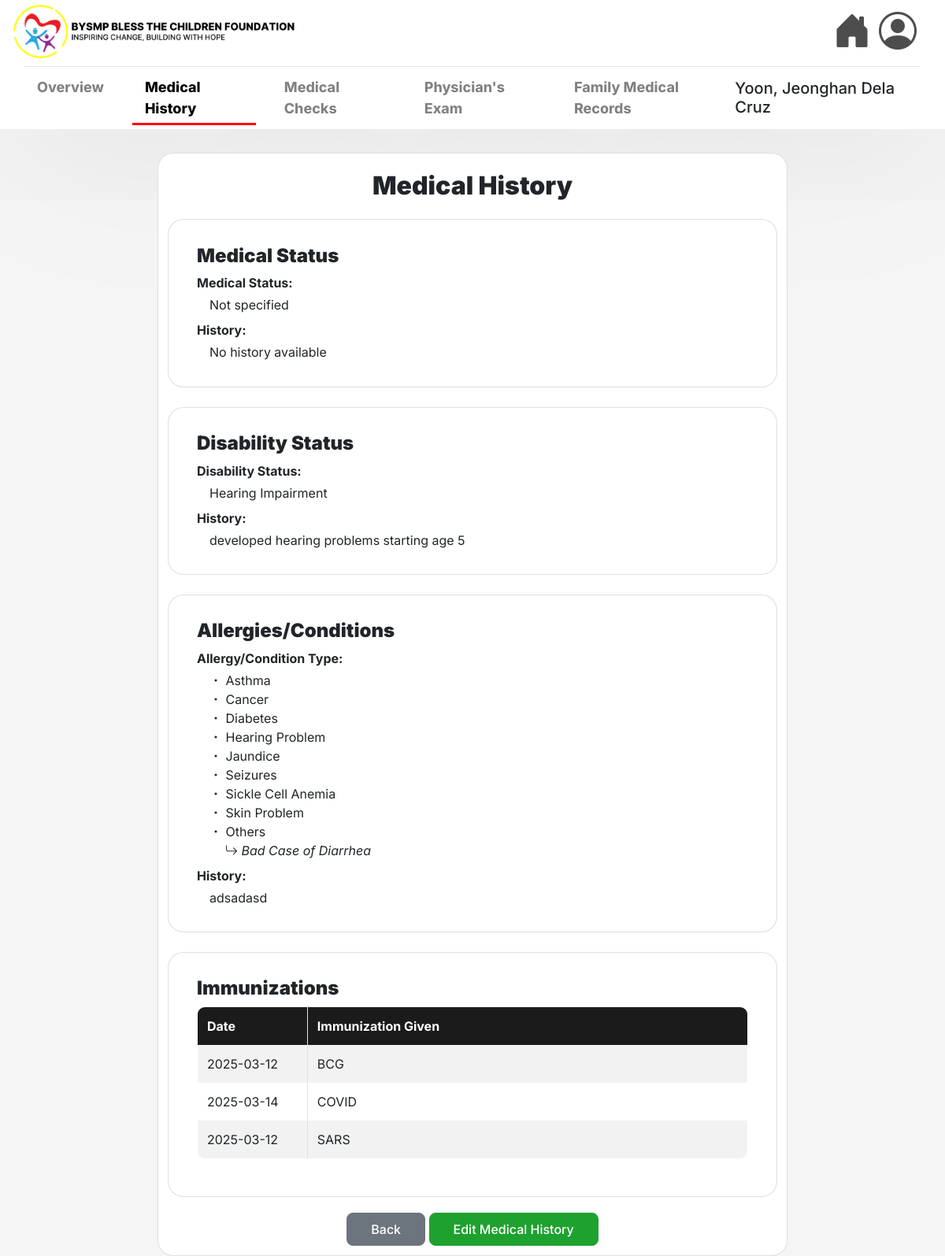
The page /medical-history/view/6/ on the database its author committed.
### msys42app/models.py (models this page shows, shortened)
class Child(models.Model):
    code = models.CharField(max_length=7, validators=[RegexValidator(regex=r'^[A-Za-z]{3}\d{4}$')], unique=True, null=False, blank=False)
    lastname = models.CharField(max_length=25, null=False, blank=False)
    firstname = models.CharField(max_length=50, null=False, blank=False)
    middlename = models.CharField(max_length=25, null=True)
    sex = models.CharField(max_length=6, choices=[('Male', 'Male'), ('Female', 'Female')], null=False, blank=False)
    birth = models.DateField(null=False, blank=False)
    blood_group = models.CharField(max_length=3, blank=True, null=True)
    address = models.TextField(max_length=255, null=False, blank=False)
    philhealth_number = models.CharField(max_length=14, validators=[MinLengthValidator(14)], blank=True, null=True)
    fourps_number = models.CharField(max_length=20, blank=True, null=True)
    guardian_lastname = models.CharField(max_length=25, null=False, blank=False)
    guardian_firstname = models.CharField(max_length=50, null=False, blank=False)
    guardian_middlename = models.CharField(max_length=25, null=True, blank=True)
    guardian_relationship = models.CharField(max_length=25, null=False, blank=False)
    guardian_sex = models.CharField(max_length=6, choices=[('Male', 'Male'), ('Female', 'Female')], null=False, blank=False)
    age = models.IntegerField(null=False, blank=False)

class MedicalHistory(models.Model):
    child = models.OneToOneField(Child, on_delete=models.CASCADE)
    medical_status = models.CharField(max_length=255)
    medical_status_history = models.TextField()
    disability_status = models.CharField(max_length=255)
    disability_status_history = models.TextField()
    allergies_conditions = models.ManyToManyField('AllergyCondition', blank=True)
    allergies_history = models.TextField()
    other_condition = models.CharField(max_length=255, blank=True, null=True)

class AllergyCondition(models.Model):
    name = models.CharField(max_length=100, unique=True)

class Immunization(models.Model):
    medical_history = models.ForeignKey(MedicalHistory, on_delete=models.CASCADE, related_name='immunizations')
    date = models.DateField()
    immunization_given = models.CharField(max_length=255)

### msys42app/views.py (the view)
# urls.py: path('medical-history/view/<int:child_id>/', views.view_medical_history, name='view_medical_history'),
def view_medical_history(request, child_id):
    child = get_object_or_404(Child, id=child_id)
    medical_history, created = MedicalHistory.objects.get_or_create(child=child)
    immunizations = medical_history.immunizations.all()  # Use related_name to fetch related immunizations
    return render(request, 'msys42app/view_medhist.html', {
        'medical_history': medical_history,
        'immunizations': immunizations,
        'child': child
    })

### msys42app/templates/msys42app/view_medhist.html (shortened to what this page needs)
{% extends 'msys42app/base.html' %}
{% load static %}
{% block navbar %}
<hr class="w-100 my-1">
<nav style="display: flex; justify-content: space-between; align-items: flex-end; padding-left: 0; padding: 0; width: 100%; position: sticky;">
    <ul class="child-nav" style="display: flex; gap: 20px; list-style: none; padding: 0; margin: 0;">
        <li class="nav-item">
            <a class="nav-link" href="{% url 'view_child_profile' pk=child.id %}">
                Overview
            </a>
        </li>
        <li class="nav-item">
            <a class="nav-link active" href="{% url 'view_medical_history' child.id %}">
                Medical History
            </a>
        </li>
        <li class="nav-item">
            <a class="nav-link" href="{% url 'annual_medical_check_list' child.id %}">Medical Checks</a>
        </li>
        <li class="nav-item">
            <a class="nav-link" href="{% url 'home_physicians_exam' child.id %}">Physician's Exam</a>
        </li>
        <li class="nav-item">
            <a class="nav-link" href="{% url 'view_family_medicals' child.id%}">Family Medical Records</a>
        </li>
    </ul>
    <h5> {{child.lastname}}, {{child.firstname}} {{child.middlename}} </h5>
</nav>
{% endblock %}
{% block content %}
<div class="container-fluid" style="min-height: 80vh; display: flex; justify-content: center; align-items: flex-start; padding-top: 10px; padding-bottom: 10px; padding-left: 20px; padding-right: 20px;">
    <div class="card p-3 shadow-sm" style="width: 100%; max-width: 800px; margin-top: 40px;">
        <h2 class="mb-0 text-center" style="font-weight: 1000; padding-top: 14px; padding-bottom: 18px;">Medical History</h2>
        <div class="card mb-2">
            <div class="card-body">
                <h4 class="mb-2" style="padding-top: 0; font-weight: 1000;">Medical Status</h4>
                <div class="mt-2">
                    <p class="mb-1"><strong>Medical Status:</strong></p>
                    <p class="ml-3 mb-2">{{ medical_history.medical_status|default:"Not specified" }}</p>
                </div>
                <div class="mt-2">
                    <p class="mb-1"><strong>History:</strong></p>
                    <p class="ml-3">{{ medical_history.medical_status_history|default:"No history available" }}</p>
                </div>
            </div>
        </div>
        <div class="card mb-2">
            <div class="card-body">
                <h4 class="mb-2" style="padding-top: 0; font-weight: 1000;">Disability Status</h4>
                <div class="mt-2">
                    <p class="mb-1"><strong>Disability Status:</strong></p>
                    <p class="ml-3 mb-2">{{ medical_history.disability_status|default:"Not specified" }}</p>
                </div>
                <div class="mt-2">
                    <p class="mb-1"><strong>History:</strong></p>
                    <p class="ml-3">{{ medical_history.disability_status_history|default:"No history available" }}</p>
                </div>
            </div>
        </div>
        <div class="card mb-2">
            <div class="card-body">
                <h4 class="mb-2" style="padding-top: 0; font-weight: 1000;">Allergies/Conditions</h4>
                <div class="mt-2">
                    <p class="mb-1"><strong>Allergy/Condition Type:</strong></p>
                    {% if medical_history.allergies_conditions.exists %}
                    <ul class="list-unstyled ml-3 mb-2">
                        {% with sorted_allergies=medical_history.allergies_conditions.all|dictsort:"name" %}
                            {% for allergy in sorted_allergies %}
                                {% if allergy.name != "Others" %}
                                    <li><i class="bi bi-dot"></i> {{ allergy.name }}</li>
                                {% endif %}
                            {% endfor %}
                            {% for allergy in sorted_allergies %}
                                {% if allergy.name == "Others" %}
                                    <li><i class="bi bi-dot"></i> {{ allergy.name }}</li>
                                    {% if medical_history.other_condition %}
                                        <li style="margin-left: 20px; font-style: italic;"><i class="bi bi-arrow-return-right"></i> {{ medical_history.other_condition }}</li>
                                    {% endif %}
                                {% endif %}
                            {% endfor %}
                        {% endwith %}
                    </ul>
                    {% else %}
                    <p class="ml-3 mb-2">No recorded allergies/conditions.</p>
                    {% endif %}
                </div>
                <div class="mt-2">
                    <p class="mb-1"><strong>History:</strong></p>
                    <p class="ml-3">{{ medical_history.allergies_history|default:"No allergy history" }}</p>
                </div>
            </div>
        </div>
        <div class="card mb-2">
            <div class="card-body">
                <h4 class="mb-2" style="padding-top: 0; font-weight: 1000;">Immunizations</h4>
                {% if immunizations %}
                <table class="table table-striped mt-2" style="border: 1px solid black; border-radius: 10px; overflow: hidden;">
                    <thead style="background-color: #1B1B1B; color: white;">
                        <tr>
                            <th style="border: none; border-right: 1px solid #dee2e6; width: 20%;">Date</th>
                            <th style="border: none;">Immunization Given</th>
                        </tr>
                    </thead>
                    <tbody>
                    {% for immunization in immunizations %}
                        <tr>
                            <td style="border: none; border-right: 1px solid #dee2e6;">{{ immunization.date|date:"Y-m-d" }}</td>
                            <td style="border: none;">{{ immunization.immunization_given }}</td>
                        </tr>
                    {% endfor %}
                    </tbody>
                </table>
                {% else %}
                <p class="ml-3 mt-2">No immunization records found.</p>
                {% endif %}
            </div>
        </div>
        <div class="text-center mt-4" style="padding-top: 15px;">
            <a href="{% url 'view_child_profile' pk=child.id %}" class="btn btn-secondary me-2" style="border-radius: 8px; padding: 8px 30px; font-weight: 500; font-size: 1rem;">
                 Back
            </a>
            <a href="{% url 'create_medical_history' child.id %}" class="btn btn-primary" style="background-color: #1fa12f; border-color: #1fa12f; color: white; border-radius: 8px; padding: 8px 30px; font-weight: 500; font-size: 1rem;">
                {% if medical_history.medical_status %}Edit{% else %}Edit{% endif %} Medical History
            </a>
        </div>
    </div>
</div>
{% endblock %}

### msys42app/static/style.css (style rules this page uses)
body { background-color: #f5f5f5; }
.card { background-color: white; height: auto; width: 100%; max-width: 800px; margin-top: 50px; border-radius: 20px; padding: 20px; }
table { background-color: black; }

### msys42app/templates/msys42app/base.html (style rules this page uses)
.child-nav .nav-link { position: relative; transition: all 0.3s ease; padding-bottom: 5px; font-weight: 750; font-size: large; color: gray; }
.child-nav .nav-link.active { color: rgb(0, 0, 0) !important; font-weight: 780; }
.child-nav .nav-link::after { content: ''; position: absolute; bottom: -3px; left: 0; width: 100%; height: 3px; background-color: rgba(255, 0, 0, 0.5); transform: scaleX(0); transition: transform 0.3s ease; }
.child-nav .nav-link.active::after { transform: scaleX(1); background-color: red; }
.child-nav .nav-link.active::after { animation: underlineGrow 0.4s ease-out forwards; }

### msys42app/templates/msys42app/view_medhist.html (style rules this page uses)
.card { margin-bottom: -25px !important; }
.card-body { padding-top: 0.7rem !important; padding-bottom: 0.7rem !important; padding-left: 1rem !important; padding-right: 1rem !important; }
h4 { font-weight: 1000 !important; margin-bottom: 0.5rem !important; }
.mt-2 { margin-top: 0.4rem !important; }
.card-body > div:last-child > p:last-child { margin-bottom: 0 !important; }
.text-center.mt-4 { margin-top: 30px !important; }
.container-fluid { padding-top: 0 !important; }
.card.p-3 { padding: 0.75rem !important; }
h2.mb-0 + .card { margin-top: 5px !important; }
.card.shadow-sm { padding-top: 0.5rem !important; }

### rows shown on the page
Child: lastname "Yoon", firstname "Jeonghan", middlename "Dela Cruz"
MedicalHistory: medical_status "Not specified", medical_status_history "No history available", disability_status "Hearing Impairment", disability_status_history "developed hearing problems starting age 5", other_condition "Bad Case of Diarrhea", allergies_history "adsadasd"
AllergyCondition: name "Asthma"
AllergyCondition: name "Cancer"
AllergyCondition: name "Diabetes"
AllergyCondition: name "Hearing Problem"
AllergyCondition: name "Jaundice"
AllergyCondition: name "Seizures"
AllergyCondition: name "Sickle Cell Anemia"
AllergyCondition: name "Skin Problem"
AllergyCondition: name "Others"
Immunization: date "2025-03-12", immunization_given "BCG"
Immunization: date "2025-03-14", immunization_given "COVID"
Immunization: date "2025-03-12", immunization_given "SARS"
